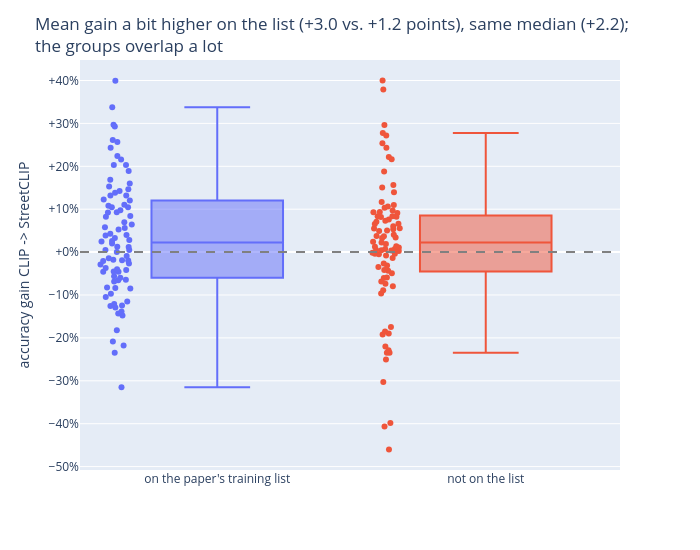
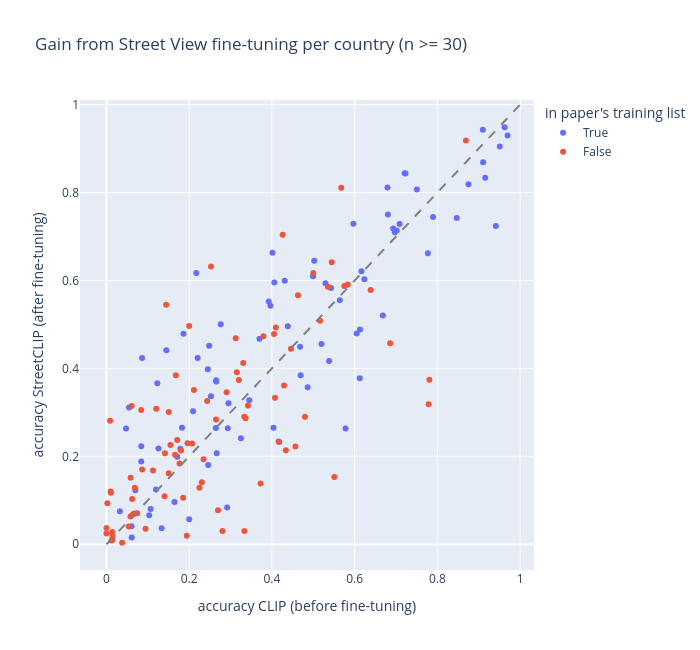

The notebook cell these images were saved under, in order:
### Markdown cell above
### Q2.3 Training coverage
- Paper's training list: uncertain evidence (says 101 countries, lists 92)
- Idea: countries in the Street View training should gain most from fine-tuning (CLIP -> StreetCLIP)
- Box plot: one dot = one country (hover for the name)

### Code cell
groups = q2.training_groups(sc_table).rename(index={True: "on the paper's list", False: "not on the list"})
display(viz.show_table(groups, {"countries": "Countries", "images": "Images", "macro_acc": "Macro accuracy",
                                "acc_ci": "95 % CI (+/-)", "macro_conf": "Macro confidence",
                                "mean_gap": "Mean overconfidence"},
                       pct=["macro_acc", "acc_ci", "macro_conf"], pts=["mean_gap"]))
gain = q2.gain_table(sc_table, q2.country_table(clip_preds, countries))
q2.plot_gain_by_group(gain, "Mean gain a bit higher on the list (+3.0 vs. +1.2 points), same median (+2.2);<br>the groups overlap a lot").show()
q2.plot_gain(gain).show()

### Figure 1 — Plotly figure (JSON) as saved in the notebook; plotly's stock layout.template omitted (floating-point values rounded to 4 significant figures; data arrays with more than 128 entries replaced by an {"elided": "..."} marker saying what was removed)
{"data": [{"alignmentgroup": "True", "boxpoints": "all", "customdata": {"elided": "86x3 float values"}, "hovertemplate": "<b>%{hovertext}</b><br><br>accuracy gain CLIP -> StreetCLIP=%{y}<br>n=%{customdata[0]}<br>CLIP=%{customdata[1]:.0%}<br>StreetCLIP=%{customdata[2]:.0%}<extra></extra>", "hovertext": ["United Arab Emirates", "Albania", "Argentina", "Austria", "Australia", "Bangladesh", "Belgium", "Bulgaria", "Bermuda", "Bolivia", "Brazil", "Bhutan", "Botswana", "Canada", "Switzerland", "Chile", "China", "Colombia", "Czech Republic", "Germany", "Denmark", "Dominican Republic", "Ecuador", "Estonia", "Spain", "Finland", "France", "United Kingdom", "Ghana", "Greenland", "Greece", "Guatemala", "Croatia", "Hungary", "Indonesia", "Ireland", "Israel", "India", "Iceland", "Italy", "Jordan", "Japan", "Kenya", "Kyrgyzstan", "Cambodia", "South Korea", "Laos", "Sri Lanka", "Lesotho", "Lithuania", "Latvia", "Montenegro", "Madagascar", "North Macedonia", "Mongolia", "Mexico", "Malaysia", "Nigeria", "Netherlands", "Norway", "New Zealand", "Peru", "Philippines", "Pakistan", "Poland", "Puerto Rico", "Palestine", "Portugal", "Romania", "Serbia", "Russia", "Rwanda", "Sweden", "Slovenia", "Slovakia", "Senegal", "Swaziland", "Thailand", "Tunisia", "Turkey", "Taiwan", "Ukraine", "Uganda", "United States", "Uruguay", "South Africa"], "legendgroup": "on the paper's training list", "marker": {"color": "#636efa"}, "name": "on the paper's training list", "notched": false, "offsetgroup": "on the paper's training list", "orientation": "v", "showlegend": true, "type": "box", "x": ["on the paper's training list", "on the paper's training list", "on the paper's training list", "on the paper's training list", "on the paper's training list", "on the paper's training list", "on the paper's training list", "on the paper's training list", "on the paper's training list", "on the paper's training list", "on the paper's training list", "on the paper's training list", "on the paper's training list", "on the paper's training list", "on the paper's training list", "on the paper's training list", "on the paper's training list", "on the paper's training list", "on the paper's training list", "on the paper's training list", "on the paper's training list", "on the paper's training list", "on the paper's training list", "on the paper's training list", "on the paper's training list", "on the paper's training list", "on the paper's training list", "on the paper's training list", "on the paper's training list", "on the paper's training list", "on the paper's training list", "on the paper's training list", "on the paper's training list", "on the paper's training list", "on the paper's training list", "on the paper's training list", "on the paper's training list", "on the paper's training list", "on the paper's training list", "on the paper's training list", "on the paper's training list", "on the paper's training list", "on the paper's training list", "on the paper's training list", "on the paper's training list", "on the paper's training list", "on the paper's training list", "on the paper's training list", "on the paper's training list", "on the paper's training list", "on the paper's training list", "on the paper's training list", "on the paper's training list", "on the paper's training list", "on the paper's training list", "on the paper's training list", "on the paper's training list", "on the paper's training list", "on the paper's training list", "on the paper's training list", "on the paper's training list", "on the paper's training list", "on the paper's training list", "on the paper's training list", "on the paper's training list", "on the paper's training list", "on the paper's training list", "on the paper's training list", "on the paper's training list", "on the paper's training list", "on the paper's training list", "on the paper's training list", "on the paper's training list", "on the paper's training list", "on the paper's training list", "on the paper's training list", "on the paper's training list", "on the paper's training list", "on the paper's training list", "on the paper's training list", "on the paper's training list", "on the paper's training list", "on the paper's training list", "on the paper's training list", "on the paper's training list", "on the paper's training list"], "x0": " ", "xaxis": "x", "y": [0.08421, 0.0, 0.2434, -0.08374, -0.05637, 0.02475, -0.0177, 0.05285, -0.2347, 0.08258, 0.3376, 0.1205, -0.08226, -0.04175, 0.1321, 0.2967, 0.09764, -0.01947, 0.1386, -0.1213, 0.1685, -0.09697, 0.203, -0.1825, -0.1255, -0.2175, -0.06448, 0.004695, 0.09222, -0.01408, 0.1892, 0.1043, -0.3149, 0.216, 0.1423, -0.04013, 0.01987, 0.03985, 0.03309, 0.05769, 0.2926, 0.1227, -0.08515, -0.02913, -0.01887, 0.06981, -0.1294, -0.1243, -0.04511, -0.0458, 0.2565, 0.02564, 0.004736, -0.06557, 0.05636, 0.06409, -0.009292, 0.1047, -0.1151, 0.1321, -0.04599, 0.2029, -0.02049, 0.01179, 0.02822, 0.09302, 0.1463, 0.1103, -0.05978, -0.03719, 0.1528, -0.1048, 0.2613, -0.06849, -0.02667, 0.0426, -0.1429, 0.16, 0.0386, 0.2239, 0.3995, -0.2083, -0.1386, 0.01223, -0.148, 0.1081], "y0": " ", "yaxis": "y"}, {"alignmentgroup": "True", "boxpoints": "all", "customdata": {"elided": "85x3 float values"}, "hovertemplate": "<b>%{hovertext}</b><br><br>accuracy gain CLIP -> StreetCLIP=%{y}<br>n=%{customdata[0]}<br>CLIP=%{customdata[1]:.0%}<br>StreetCLIP=%{customdata[2]:.0%}<extra></extra>", "hovertext": ["Afghanistan", "Armenia", "Angola", "Azerbaijan", "Bosnia and Herzegovina", "Burkina Faso", "Burundi", "Brunei", "Bahamas", "Belarus", "Belize", "Democratic Republic of the Congo", "Central African Republic", "Côte d’Ivoire", "Cameroon", "Costa Rica", "Cuba", "Cabo Verde", "Cyprus", "Djibouti", "Algeria", "Egypt", "Ethiopia", "Fiji", "Micronesia", "Grenada", "Georgia", "Gambia", "Guinea", "Equatorial Guinea", "Guinea-Bissau", "Honduras", "Haiti", "Iraq", "Iran", "Jamaica", "Comoros", "Saint Kitts and Nevis", "North Korea", "Kuwait", "Kazakhstan", "Lebanon", "Saint Lucia", "Liberia", "Libya", "Morocco", "Moldova", "Mali", "Myanmar", "Mauritania", "Malawi", "Mozambique", "Niger", "Nicaragua", "Nepal", "Oman", "Panama", "Papua New Guinea", "Palau", "Paraguay", "Qatar", "Saudi Arabia", "Solomon Islands", "Sudan", "Sierra Leone", "Somalia", "Suriname", "South Sudan", "El Salvador", "Chad", "Togo", "Tajikistan", "East Timor", "Turkmenistan", "Tonga", "Trinidad and Tobago", "Tanzania", "Uzbekistan", "Venezuela", "Vietnam", "Vanuatu", "Samoa", "Yemen", "Zambia", "Zimbabwe"], "legendgroup": "not on the list", "marker": {"color": "#EF553B"}, "name": "not on the list", "notched": false, "offsetgroup": "not on the list", "orientation": "v", "showlegend": true, "type": "box", "x": ["not on the list", "not on the list", "not on the list", "not on the list", "not on the list", "not on the list", "not on the list", "not on the list", "not on the list", "not on the list", "not on the list", "not on the list", "not on the list", "not on the list", "not on the list", "not on the list", "not on the list", "not on the list", "not on the list", "not on the list", "not on the list", "not on the list", "not on the list", "not on the list", "not on the list", "not on the list", "not on the list", "not on the list", "not on the list", "not on the list", "not on the list", "not on the list", "not on the list", "not on the list", "not on the list", "not on the list", "not on the list", "not on the list", "not on the list", "not on the list", "not on the list", "not on the list", "not on the list", "not on the list", "not on the list", "not on the list", "not on the list", "not on the list", "not on the list", "not on the list", "not on the list", "not on the list", "not on the list", "not on the list", "not on the list", "not on the list", "not on the list", "not on the list", "not on the list", "not on the list", "not on the list", "not on the list", "not on the list", "not on the list", "not on the list", "not on the list", "not on the list", "not on the list", "not on the list", "not on the list", "not on the list", "not on the list", "not on the list", "not on the list", "not on the list", "not on the list", "not on the list", "not on the list", "not on the list", "not on the list", "not on the list", "not on the list", "not on the list", "not on the list", "not on the list"], "x0": " ", "xaxis": "x", "y": [0.007246, 0.03279, 0.2214, 0.05497, 0.03378, -0.0963, 0.01075, -0.02632, 0.01891, -0.2344, 0.07328, -0.00367, -0.2505, 0.1065, 0.04042, -0.2198, 0.08374, -0.00813, -0.07407, 0.2778, 0.1396, 0.07078, 0.2163, -0.4065, -0.4602, -0.01351, -0.03448, 0.007067, 0.09112, 0.03704, 0.4, -0.07941, 0.05333, -0.06829, 0.08242, 0.07609, 0.1562, 0.1167, 0.2432, -0.303, -0.1849, -0.06024, 0.01389, 0.188, 0.05051, 0.06003, 0.3791, 0.004078, 0.093, -0.19, -0.1923, -0.001601, 0.2962, 0.02227, 0.08163, -0.0415, 0.11, 0.08344, -0.03125, 0.1034, -0.2286, 0.09703, -0.3982, 0.0125, -0.05906, 0.04918, 0.06579, -0.2346, 0.2719, -0.1747, -0.004808, 0.05543, 0.2535, -0.04954, 0.02439, -0.04348, 0.004994, 0.06545, 0.0936, 0.03758, 0.003831, 0.1504, -0.004024, 0.00281, -0.08922], "y0": " ", "yaxis": "y"}], "layout": {"boxmode": "overlay", "height": 550, "legend": {"title": {"text": ""}, "tracegroupgap": 0}, "margin": {"t": 60}, "shapes": [{"line": {"color": "gray", "dash": "dash"}, "type": "line", "x0": 0, "x1": 1, "xref": "x domain", "y0": 0, "y1": 0, "yref": "y"}], "showlegend": false, "title": {"text": "Mean gain a bit higher on the list (+3.0 vs. +1.2 points), same median (+2.2);<br>the groups overlap a lot"}, "width": 700, "xaxis": {"anchor": "y", "categoryarray": ["on the paper's training list", "not on the list"], "categoryorder": "array", "domain": [0, 1], "title": {"text": ""}}, "yaxis": {"anchor": "x", "domain": [0, 1], "tickformat": "+.0%", "title": {"text": "accuracy gain CLIP -> StreetCLIP"}}}}

### Figure 2 — Plotly figure (JSON) as saved in the notebook; plotly's stock layout.template omitted (floating-point values rounded to 4 significant figures; data arrays with more than 128 entries replaced by an {"elided": "..."} marker saying what was removed)
{"data": [{"customdata": {"elided": "86x3 mixed values"}, "hovertemplate": "<b>%{hovertext}</b><br><br>accuracy CLIP (before fine-tuning)=%{x}<br>accuracy StreetCLIP (after fine-tuning)=%{y}<br>n=%{customdata[0]}<br>gain=%{customdata[1]:.2f}<extra></extra>", "hovertext": ["United Arab Emirates", "Albania", "Argentina", "Austria", "Australia", "Bangladesh", "Belgium", "Bulgaria", "Bermuda", "Bolivia", "Brazil", "Bhutan", "Botswana", "Canada", "Switzerland", "Chile", "China", "Colombia", "Czech Republic", "Germany", "Denmark", "Dominican Republic", "Ecuador", "Estonia", "Spain", "Finland", "France", "United Kingdom", "Ghana", "Greenland", "Greece", "Guatemala", "Croatia", "Hungary", "Indonesia", "Ireland", "Israel", "India", "Iceland", "Italy", "Jordan", "Japan", "Kenya", "Kyrgyzstan", "Cambodia", "South Korea", "Laos", "Sri Lanka", "Lesotho", "Lithuania", "Latvia", "Montenegro", "Madagascar", "North Macedonia", "Mongolia", "Mexico", "Malaysia", "Nigeria", "Netherlands", "Norway", "New Zealand", "Peru", "Philippines", "Pakistan", "Poland", "Puerto Rico", "Palestine", "Portugal", "Romania", "Serbia", "Russia", "Rwanda", "Sweden", "Slovenia", "Slovakia", "Senegal", "Swaziland", "Thailand", "Tunisia", "Turkey", "Taiwan", "Ukraine", "Uganda", "United States", "Uruguay", "South Africa"], "legendgroup": "True", "marker": {"color": "#636efa", "symbol": "circle"}, "mode": "markers", "name": "True", "orientation": "v", "showlegend": true, "type": "scatter", "x": [0.2526, 0.2644, 0.123, 0.3251, 0.875, 0.6931, 0.3451, 0.06977, 0.6122, 0.1826, 0.08614, 0.7229, 0.9155, 0.9103, 0.6792, 0.1447, 0.3699, 0.06071, 0.08416, 0.5382, 0.4309, 0.1333, 0.2483, 0.4161, 0.6049, 0.9412, 0.5198, 0.6164, 0.1257, 0.9624, 0.4059, 0.08406, 0.5779, 0.04734, 0.5023, 0.9695, 0.7086, 0.5428, 0.9098, 0.4383, 0.1862, 0.7209, 0.4694, 0.2932, 0.4679, 0.6802, 0.4863, 0.613, 0.7895, 0.06107, 0.05463, 0.2949, 0.1198, 0.2459, 0.7504, 0.5293, 0.564, 0.2654, 0.777, 0.5969, 0.9506, 0.2204, 0.6234, 0.7015, 0.1711, 0.2093, 0.3963, 0.4993, 0.2665, 0.1033, 0.245, 0.8468, 0.4014, 0.1644, 0.1067, 0.03245, 0.2, 0.3922, 0.1785, 0.2762, 0.2172, 0.2917, 0.4038, 0.6972, 0.668, 0.2651], "xaxis": "x", "y": [0.3368, 0.2644, 0.3664, 0.2414, 0.8187, 0.7178, 0.3274, 0.1226, 0.3776, 0.2652, 0.4238, 0.8434, 0.8332, 0.8686, 0.8113, 0.4414, 0.4675, 0.04124, 0.2228, 0.4169, 0.5994, 0.03636, 0.4513, 0.2336, 0.4794, 0.7237, 0.4553, 0.6211, 0.218, 0.9484, 0.5951, 0.1884, 0.263, 0.2633, 0.6446, 0.9294, 0.7285, 0.5827, 0.9429, 0.496, 0.4787, 0.8435, 0.3843, 0.2641, 0.4491, 0.75, 0.3569, 0.4886, 0.7444, 0.01527, 0.3112, 0.3205, 0.1245, 0.1803, 0.8068, 0.5934, 0.5547, 0.3701, 0.6619, 0.729, 0.9046, 0.4234, 0.6029, 0.7133, 0.1993, 0.3023, 0.5427, 0.6096, 0.2067, 0.06612, 0.3978, 0.7419, 0.6627, 0.09589, 0.08, 0.07505, 0.05714, 0.5522, 0.2171, 0.5001, 0.6166, 0.08333, 0.2652, 0.7094, 0.52, 0.3732], "yaxis": "y"}, {"customdata": {"elided": "85x3 mixed values"}, "hovertemplate": "<b>%{hovertext}</b><br><br>accuracy CLIP (before fine-tuning)=%{x}<br>accuracy StreetCLIP (after fine-tuning)=%{y}<br>n=%{customdata[0]}<br>gain=%{customdata[1]:.2f}<extra></extra>", "hovertext": ["Afghanistan", "Armenia", "Angola", "Azerbaijan", "Bosnia and Herzegovina", "Burkina Faso", "Burundi", "Brunei", "Bahamas", "Belarus", "Belize", "Democratic Republic of the Congo", "Central African Republic", "Côte d’Ivoire", "Cameroon", "Costa Rica", "Cuba", "Cabo Verde", "Cyprus", "Djibouti", "Algeria", "Egypt", "Ethiopia", "Fiji", "Micronesia", "Grenada", "Georgia", "Gambia", "Guinea", "Equatorial Guinea", "Guinea-Bissau", "Honduras", "Haiti", "Iraq", "Iran", "Jamaica", "Comoros", "Saint Kitts and Nevis", "North Korea", "Kuwait", "Kazakhstan", "Lebanon", "Saint Lucia", "Liberia", "Libya", "Morocco", "Moldova", "Mali", "Myanmar", "Mauritania", "Malawi", "Mozambique", "Niger", "Nicaragua", "Nepal", "Oman", "Panama", "Papua New Guinea", "Palau", "Paraguay", "Qatar", "Saudi Arabia", "Solomon Islands", "Sudan", "Sierra Leone", "Somalia", "Suriname", "South Sudan", "El Salvador", "Chad", "Togo", "Tajikistan", "East Timor", "Turkmenistan", "Tonga", "Trinidad and Tobago", "Tanzania", "Uzbekistan", "Venezuela", "Vietnam", "Vanuatu", "Samoa", "Yemen", "Zambia", "Zimbabwe"], "legendgroup": "False", "marker": {"color": "#EF553B", "symbol": "circle"}, "mode": "markers", "name": "False", "orientation": "v", "showlegend": true, "type": "scatter", "x": [0.5833, 0.1803, 0.08395, 0.1126, 0.1959, 0.2247, 0.1505, 0.3421, 0.2648, 0.3725, 0.4052, 0.01223, 0.2805, 0.01087, 0.06225, 0.4337, 0.08621, 0.5163, 0.4074, 0.4259, 0.2115, 0.1547, 0.1678, 0.7805, 0.7788, 0.05405, 0.03793, 0.1767, 0.002278, 0.0, 0.1444, 0.1853, 0.32, 0.4293, 0.2434, 0.3152, 0.3125, 0.5, 0.5676, 0.3333, 0.4175, 0.6386, 0.01389, 0.1203, 0.5354, 0.06872, 0.2527, 0.01468, 0.05849, 0.48, 0.2697, 0.4461, 0.2, 0.2071, 0.3306, 0.2348, 0.01, 0.4094, 0.1406, 0.4631, 0.6857, 0.5446, 0.5509, 0.575, 0.09449, 0.8689, 0.1711, 0.4568, 0.008772, 0.1943, 0.01442, 0.2905, 0.06103, 0.3364, 0.0, 0.3333, 0.05805, 0.1414, 0.3793, 0.1659, 0.06322, 0.1504, 0.07445, 0.06704, 0.2305], "xaxis": "x", "y": [0.5906, 0.2131, 0.3053, 0.1675, 0.2297, 0.1284, 0.1613, 0.3158, 0.2837, 0.1382, 0.4784, 0.008563, 0.02998, 0.1174, 0.1027, 0.2139, 0.17, 0.5081, 0.3333, 0.7037, 0.3511, 0.2255, 0.3841, 0.374, 0.3186, 0.04054, 0.003448, 0.1837, 0.09339, 0.03704, 0.5444, 0.1059, 0.3733, 0.361, 0.3259, 0.3913, 0.4688, 0.6167, 0.8108, 0.0303, 0.2326, 0.5783, 0.02778, 0.3083, 0.5859, 0.1288, 0.6319, 0.01876, 0.1515, 0.29, 0.07742, 0.4445, 0.4962, 0.2294, 0.4122, 0.1933, 0.12, 0.4929, 0.1094, 0.5665, 0.4571, 0.6416, 0.1527, 0.5875, 0.03543, 0.918, 0.2368, 0.2222, 0.2807, 0.01965, 0.009615, 0.3459, 0.3146, 0.2869, 0.02439, 0.2899, 0.06305, 0.2068, 0.4729, 0.2035, 0.06705, 0.3009, 0.07042, 0.06985, 0.1413], "yaxis": "y"}], "layout": {"height": 650, "legend": {"title": {"text": "in paper's training list"}, "tracegroupgap": 0}, "shapes": [{"line": {"color": "gray", "dash": "dash"}, "type": "line", "x0": 0, "x1": 1, "y0": 0, "y1": 1}], "title": {"text": "Gain from Street View fine-tuning per country (n >= 30)"}, "width": 700, "xaxis": {"anchor": "y", "domain": [0, 1], "title": {"text": "accuracy CLIP (before fine-tuning)"}}, "yaxis": {"anchor": "x", "domain": [0, 1], "title": {"text": "accuracy StreetCLIP (after fine-tuning)"}}}}
